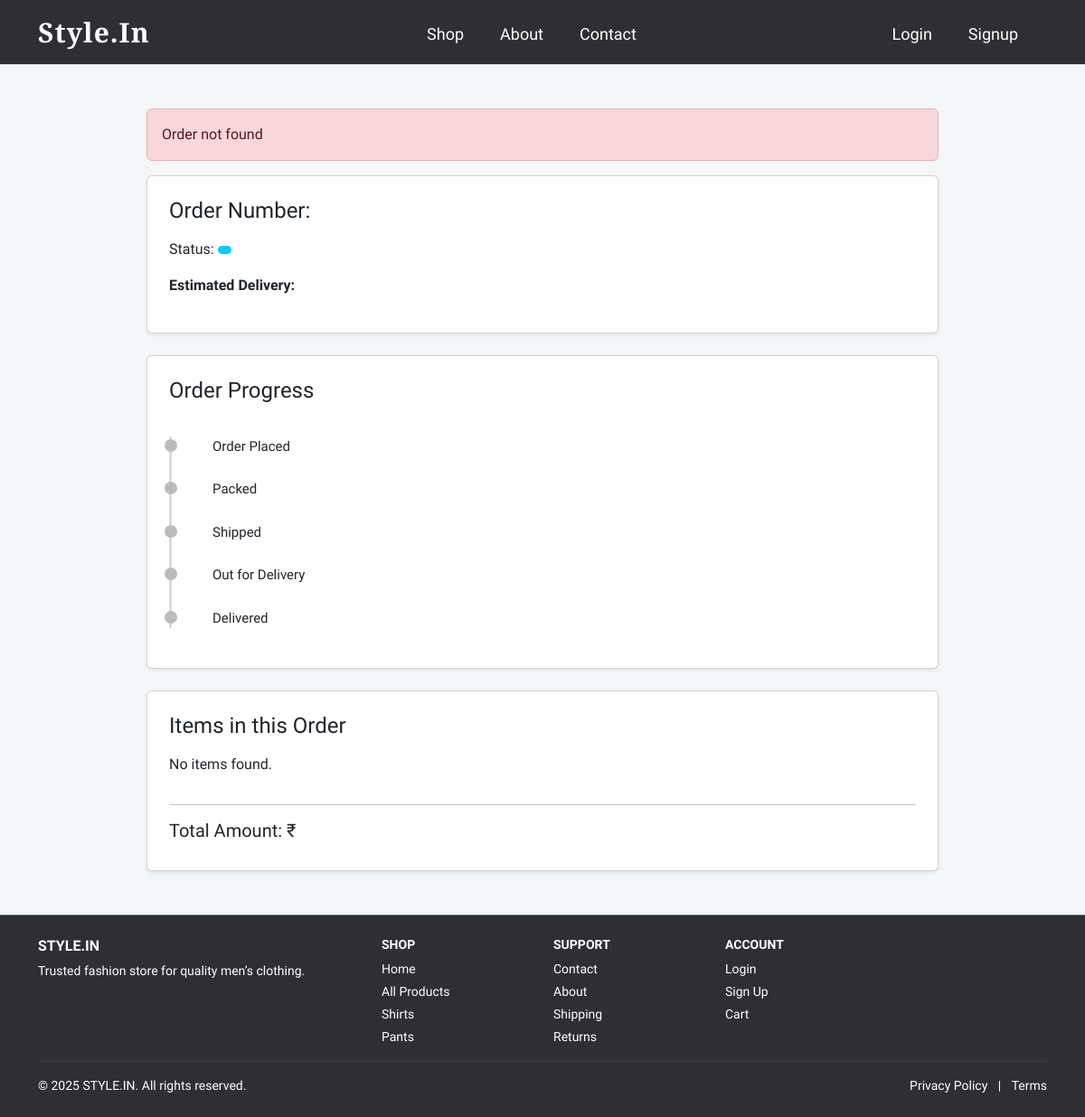
/track/ORD202601145114/, run on an earlier commit of the app's database.
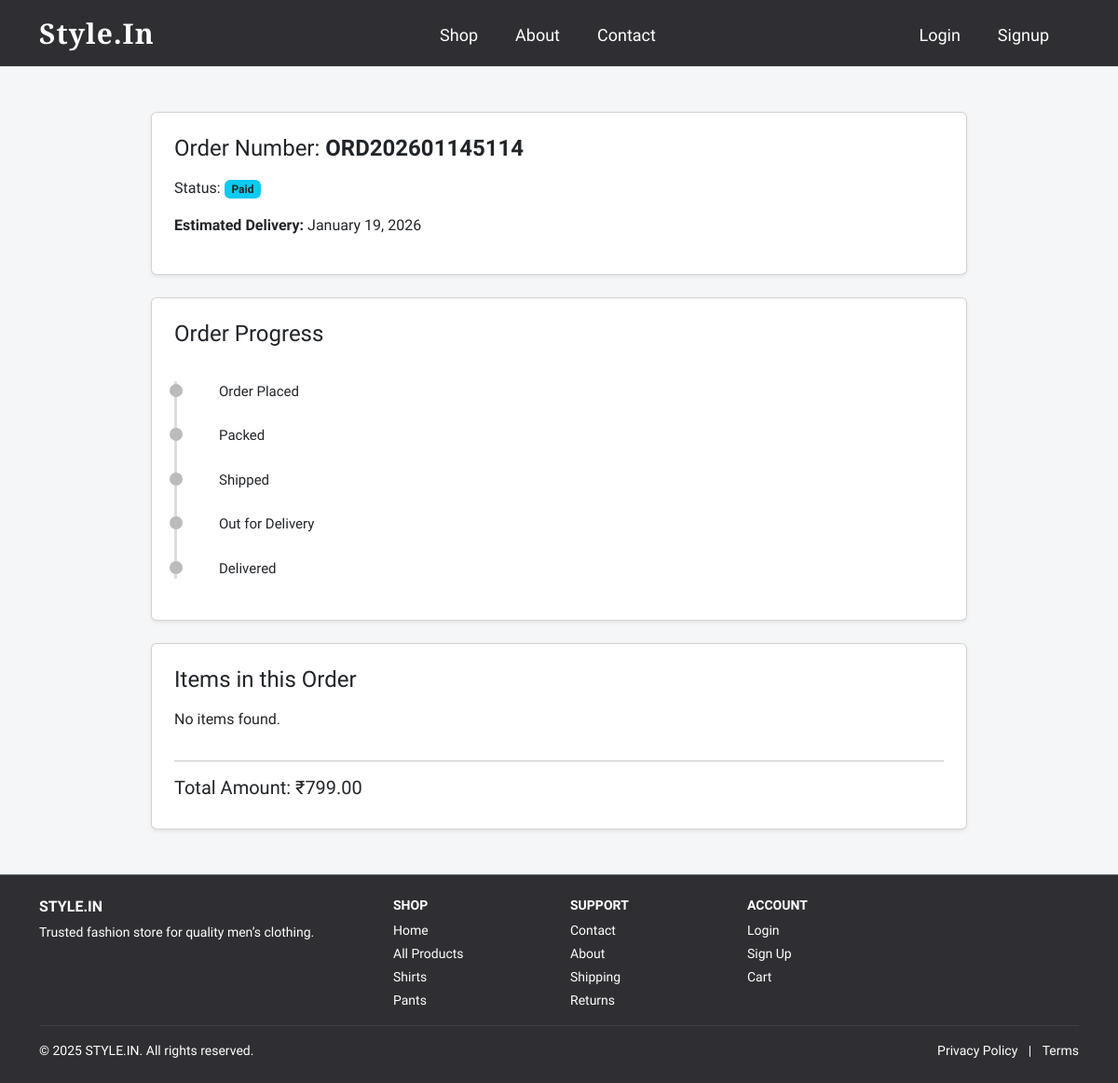
And on a later commit of the database.
### store/models.py (models this page shows, shortened)
class Order(models.Model):
    STATUS_CHOICES = [
        ('pending', 'Pending'),
        ('packed', 'Packed'),
        ('shipped', 'Shipped'),
        ('out_for_delivery', 'Out for Delivery'),
        ('delivered', 'Delivered'),
        ('cancelled', 'Cancelled'),
    ]
    id = models.UUIDField(primary_key=True, default=uuid.uuid4, editable=False)
    user = models.ForeignKey(User, on_delete=models.SET_NULL, null=True, blank=True)
    order_number = models.CharField(max_length=32, unique=True)
    customer_name = models.CharField(max_length=255)
    customer_email = models.EmailField()
    customer_phone = models.CharField(max_length=50)
    shipping_address = models.TextField()
    total_amount = models.DecimalField(max_digits=12, decimal_places=2)
    payment_method = models.CharField(max_length=50, default='cod')
    status = models.CharField(max_length=20, choices=STATUS_CHOICES, default='pending')
    cancel_reason = models.CharField(max_length=255, blank=True, null=True)
    created_at = models.DateTimeField(default=timezone.now)
    updated_at = models.DateTimeField(auto_now=True)

### store/views.py (the view)
# urls.py: path("track/<str:order_number>/", views.track_order_id, name="track_order_id"),
def track_order_id(request, order_number):
    try:
        order = Order.objects.get(order_number=order_number)
    except Order.DoesNotExist:
        return render(request, "store/track_order_page.html", {"error": "Order not found"})
    estimated_delivery = order.created_at + timedelta(days=5)
    timeline = [
        {"title": "Order Placed",      "done": True},
        {"title": "Packed",            "done": order.status in ["packed", "shipped", "out_for_delivery", "delivered"]},
        {"title": "Shipped",           "done": order.status in ["shipped", "out_for_delivery", "delivered"]},
        {"title": "Out for Delivery",  "done": order.status in ["out_for_delivery", "delivered"]},
        {"title": "Delivered",         "done": order.status == "delivered"},
    ]
    return render(request, "store/track_order_page.html", {
        "order": order,
        "timeline": timeline,
        "eta": estimated_delivery,
    })

### store/templates/store/track_order_page.html
{% extends "store/base.html" %}
{% block content %}
<div class="container mt-5" style="max-width: 900px;">
    {% if error %}
    <div class="alert alert-danger">{{ error }}</div>
    {% endif %}
    <div class="card shadow-sm p-4 mb-4">
        <h4 class="mb-3">
            Order Number: <strong>{{ order.order_number }}</strong>
        </h4>
        <p>Status:
            <span class="badge bg-info text-dark">
                {{ order.status|title }}
            </span>
        </p>
        <p>
            <strong>Estimated Delivery:</strong> {{ eta|date:"F j, Y" }}
        </p>
    </div>
    <div class="card shadow-sm p-4 mb-4">
        <h4 class="mb-3">Order Progress</h4>
        <div class="timeline">
            <div
                class="timeline-step {% if order.status in 'pending packed shipped out_for_delivery delivered' %}active{% endif %}">
                <div class="dot"></div>
                <p>Order Placed</p>
            </div>
            <div
                class="timeline-step {% if order.status in 'packed shipped out_for_delivery delivered' %}active{% endif %}">
                <div class="dot"></div>
                <p>Packed</p>
            </div>
            <div class="timeline-step {% if order.status in 'shipped out_for_delivery delivered' %}active{% endif %}">
                <div class="dot"></div>
                <p>Shipped</p>
            </div>
            <div class="timeline-step {% if order.status in 'out_for_delivery delivered' %}active{% endif %}">
                <div class="dot"></div>
                <p>Out for Delivery</p>
            </div>
            <div class="timeline-step {% if order.status == 'delivered' %}active{% endif %}">
                <div class="dot"></div>
                <p>Delivered</p>
            </div>
        </div>
    </div>
    <div class="card shadow-sm p-4 mb-4">
        <h4 class="mb-3">Items in this Order</h4>
        {% for item in order_items %}
        <div class="d-flex justify-content-between align-items-center border-bottom py-2">
            <div>
                <strong>{{ item.product_name }}</strong> (x{{ item.quantity }})
            </div>
            <span>₹{{ item.subtotal }}</span>
        </div>
        {% empty %}
        <p>No items found.</p>
        {% endfor %}
        <hr>
        <h5>Total Amount: ₹{{ order.total_amount }}</h5>
    </div>
</div>
{% endblock %}

What changed in the data, as far as the page shows it:
added Order: order_number "ORD202601145114", status "Paid", total_amount "799.00"
Also different on the page:
{{ eta|date:"F j, Y" }}: (not shown) → "January 19, 2026"
{{ error }}: "Order not found" → (not shown)
